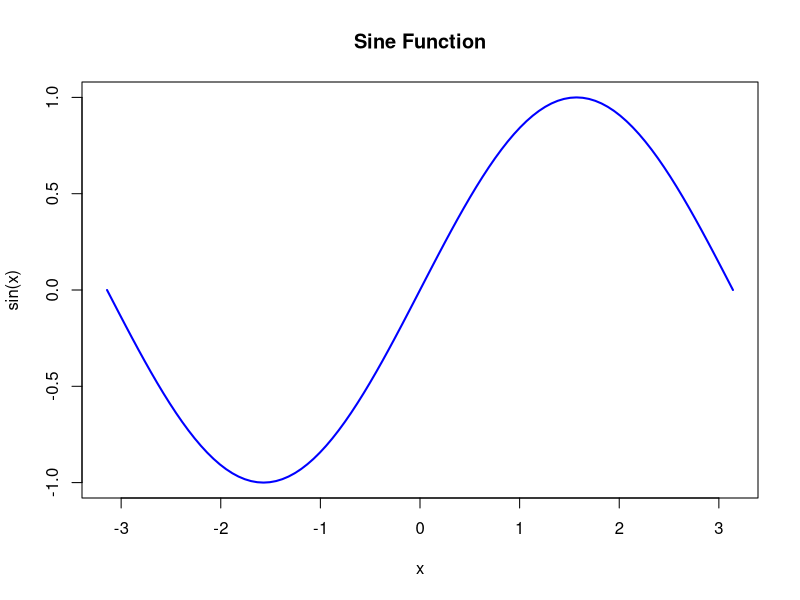

This figure's R source:
## ---- chunk 1
#| echo: false
curve(sin(x), from = -pi, to = pi, col = "blue", lwd = 2,
      xlab = "x", ylab = "sin(x)", main = "Sine Function")
